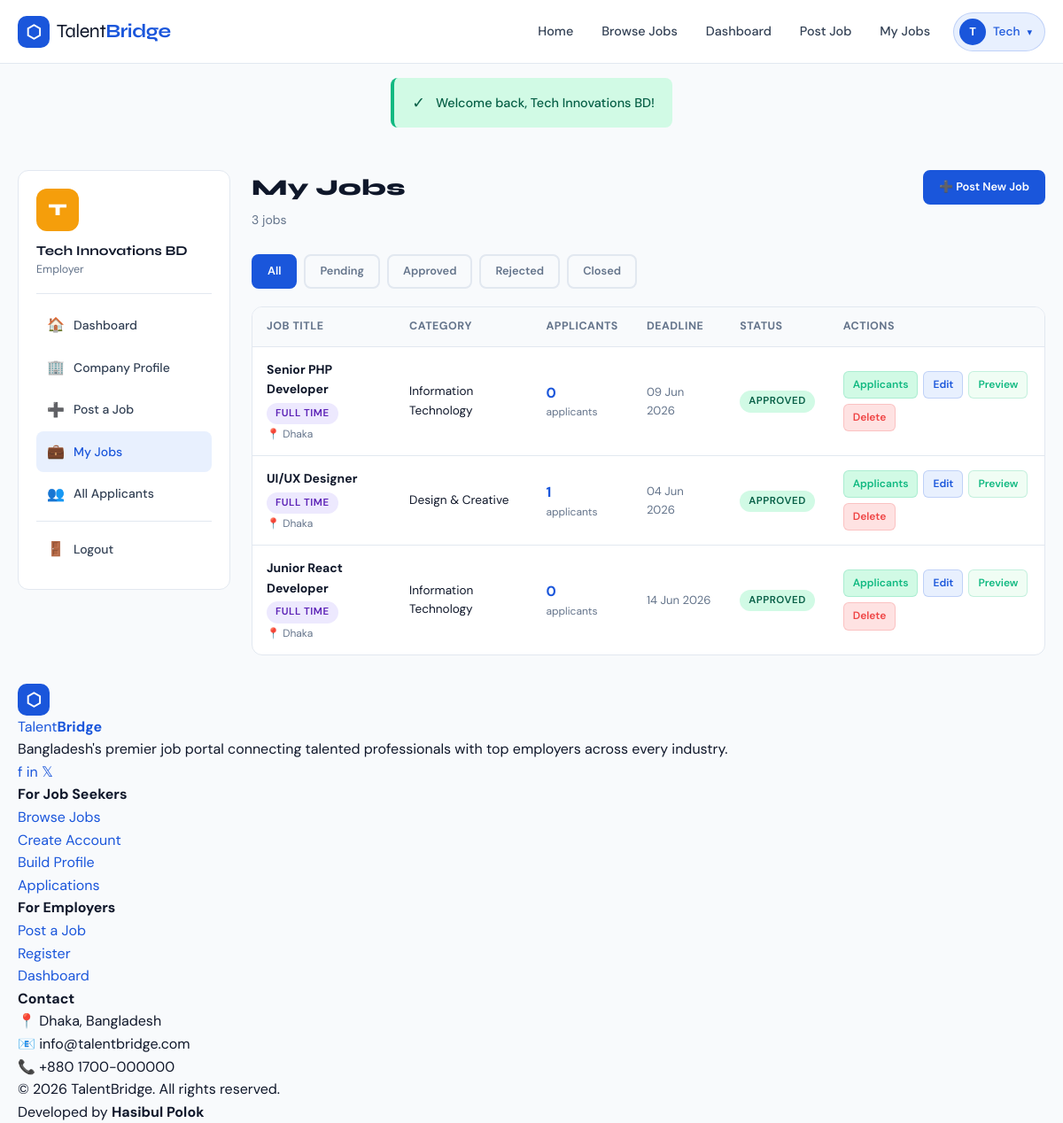
Page /employer/jobs.php (signed in) on the committed database.
### tables this page shows
CREATE TABLE jobs (
    id               INT AUTO_INCREMENT PRIMARY KEY,
    employer_id      INT          NOT NULL,
    company_id       INT          NOT NULL,
    category_id      INT          NOT NULL,
    title            VARCHAR(200) NOT NULL,
    slug             VARCHAR(250) NOT NULL UNIQUE,
    description      LONGTEXT     NOT NULL,
    requirements     TEXT,
    responsibilities TEXT,
    type             ENUM('full-time','part-time','remote','contract','internship','freelance') DEFAULT 'full-time',
    location         VARCHAR(200),
    city             VARCHAR(100),
    salary_min       DECIMAL(10,2),
    salary_max       DECIMAL(10,2),
    salary_type      ENUM('monthly','yearly','hourly','negotiable') DEFAULT 'monthly',
    experience_level ENUM('entry','mid','senior','lead','executive') DEFAULT 'entry',
    education_level  VARCHAR(100),
    skills_required  TEXT,
    deadline         DATE,
    status           ENUM('pending','approved','rejected','closed','draft') DEFAULT 'pending',
    is_featured      TINYINT(1)   DEFAULT 0,
    views            INT          DEFAULT 0,
    created_at       TIMESTAMP    DEFAULT CURRENT_TIMESTAMP,
    updated_at       TIMESTAMP    DEFAULT CURRENT_TIMESTAMP ON UPDATE CURRENT_TIMESTAMP,
    FOREIGN KEY (employer_id)  REFERENCES users(id)      ON DELETE CASCADE,
    FOREIGN KEY (company_id)   REFERENCES companies(id)  ON DELETE CASCADE,
    FOREIGN KEY (category_id)  REFERENCES categories(id) ON DELETE CASCADE
);

CREATE TABLE categories (
    id         INT AUTO_INCREMENT PRIMARY KEY,
    name       VARCHAR(100) NOT NULL,
    slug       VARCHAR(100) NOT NULL UNIQUE,
    icon       VARCHAR(50)  DEFAULT 'briefcase',
    created_at TIMESTAMP    DEFAULT CURRENT_TIMESTAMP
);

### config/db.php (called while the page is built, shortened)
<?php
function getDB() {
    static $pdo = null;
    if ($pdo === null) {
        try {
            $dsn = "mysql:host=" . DB_HOST . ";dbname=" . DB_NAME . ";charset=utf8mb4";
            $options = [
                PDO::ATTR_ERRMODE            => PDO::ERRMODE_EXCEPTION,
                PDO::ATTR_DEFAULT_FETCH_MODE => PDO::FETCH_ASSOC,
                PDO::ATTR_EMULATE_PREPARES   => false,
            ];
            $pdo = new PDO($dsn, DB_USER, DB_PASS, $options);
        } catch (PDOException $e) {
            die('<div style="font-family:sans-serif;padding:20px;background:#fee;border:1px solid #f00;margin:20px;">
                <h3>Database Connection Error</h3>
                <p>Could not connect to the database. Please check your configuration in <code>config/db.php</code></p>
                <p>Error: ' . htmlspecialchars($e->getMessage()) . '</p>
            </div>');
        }
    }
    return $pdo;
}
?>

### employer/jobs.php (the view, shortened to what this page needs)
<?php
require_once '../config/db.php';
require_once '../includes/functions.php';
$pdo    = getDB();
$userId = $_SESSION['user_id'];
$page    = max(1, intval($_GET['page'] ?? 1));
$perPage = 10;
$statusFilter = $_GET['status'] ?? '';
$where  = ["j.employer_id = ?"];
$params = [$userId];
$whereClause = implode(' AND ', $where);
$countStmt = $pdo->prepare("SELECT COUNT(*) FROM jobs j WHERE $whereClause");
$countStmt->execute($params);
$total      = $countStmt->fetchColumn();
$offset     = ($page - 1) * $perPage;
$stmt = $pdo->prepare("
    SELECT j.*, cat.name AS category_name,
           (SELECT COUNT(*) FROM applications WHERE job_id = j.id) AS app_count
    FROM jobs j
    JOIN categories cat ON j.category_id = cat.id
    WHERE $whereClause
    ORDER BY j.created_at DESC
    LIMIT $perPage OFFSET $offset
");
$stmt->execute($params);
$jobs = $stmt->fetchAll();
$csrf = generateCSRF();
?>
<!DOCTYPE html>
<html lang="en">
<head>
    <link rel="stylesheet" href="<?= BASE_URL ?>/assets/css/style.css">
</head>
<body>
<?php require_once '../includes/header.php'; ?>
<div class="container">
    <div class="dashboard">
        <div class="sidebar">
            <div class="sidebar-header">
                <?php
                $sidebarLogoStmt = getDB()->prepare("SELECT logo FROM companies WHERE user_id = ?");
                $sidebarLogoStmt->execute([$_SESSION['user_id']]);
                $sidebarLogoFile = $sidebarLogoStmt->fetchColumn();
                $sidebarLogoUrl  = getLogoUrl($sidebarLogoFile ?: null);
                if ($sidebarLogoUrl): ?>
                    <img src="<?= e($sidebarLogoUrl) ?>" alt="Logo"
                         style="width:48px;height:48px;border-radius:12px;object-fit:cover;margin-bottom:10px;border:2px solid var(--border);">
                <?php else: ?>
                    <div style="width:48px;height:48px;background:var(--secondary);color:white;border-radius:12px;display:flex;align-items:center;justify-content:center;font-family:var(--font-display);font-weight:800;font-size:1.2rem;margin-bottom:10px;">
                        <?= strtoupper(substr($_SESSION['user']['name'], 0, 1)) ?>
                    </div>
                <?php endif; ?>
                <div class="sidebar-user-name"><?= e($_SESSION['user']['name']) ?></div>
                <div class="sidebar-user-role">Employer</div>
            </div>
            <nav class="sidebar-nav">
                <a href="<?= BASE_URL ?>/employer/dashboard.php"><span class="nav-icon">🏠</span> Dashboard</a>
                <a href="<?= BASE_URL ?>/employer/company.php"><span class="nav-icon">🏢</span> Company Profile</a>
                <a href="<?= BASE_URL ?>/employer/post-job.php"><span class="nav-icon">➕</span> Post a Job</a>
                <a href="<?= BASE_URL ?>/employer/jobs.php" class="active"><span class="nav-icon">💼</span> My Jobs</a>
                <a href="<?= BASE_URL ?>/employer/applicants.php"><span class="nav-icon">👥</span> All Applicants</a>
                <hr style="border:none;border-top:1px solid var(--border);margin:8px 0;">
                <a href="<?= BASE_URL ?>/auth/logout.php"><span class="nav-icon">🚪</span> Logout</a>
            </nav>
        </div>
        <div class="dash-content">
            <div class="dash-header" style="display:flex;justify-content:space-between;align-items:flex-start;flex-wrap:wrap;gap:12px;">
                <div>
                    <h1 class="dash-title">My Jobs</h1>
                    <p class="dash-subtitle"><?= number_format($total) ?> job<?= $total != 1 ? 's' : '' ?></p>
                </div>
                <a href="<?= BASE_URL ?>/employer/post-job.php" class="btn btn-primary btn-sm">➕ Post New Job</a>
            </div>
            <div style="display:flex;gap:8px;flex-wrap:wrap;margin-bottom:20px;">
                <?php foreach (['' => 'All', 'pending' => 'Pending', 'approved' => 'Approved', 'rejected' => 'Rejected', 'closed' => 'Closed'] as $val => $label): ?>
                <a href="<?= BASE_URL ?>/employer/jobs.php<?= $val ? '?status=' . $val : '' ?>"
                   class="btn btn-sm <?= $statusFilter === $val ? 'btn-primary' : 'btn-ghost' ?>"><?= $label ?></a>
                <?php endforeach; ?>
            </div>
            <div class="table-wrap">
                <?php if ($jobs): ?>
                <table>
                    <thead>
                        <tr>
                            <th>Job Title</th>
                            <th>Category</th>
                            <th>Applicants</th>
                            <th>Deadline</th>
                            <th>Status</th>
                            <th>Actions</th>
                        </tr>
                    </thead>
                    <tbody>
                        <?php foreach ($jobs as $job): ?>
                        <tr>
                            <td>
                                <strong><?= e($job['title']) ?></strong>
                                <br><span class="badge badge-type" style="margin-top:4px;"><?= jobTypeLabel($job['type']) ?></span>
                                <span style="font-size:0.75rem;color:var(--mid);display:block;margin-top:2px;">📍 <?= e($job['city']) ?></span>
                            </td>
                            <td style="font-size:0.85rem;"><?= e($job['category_name']) ?></td>
                            <td>
                                <a href="<?= BASE_URL ?>/employer/applicants.php?job_id=<?= $job['id'] ?>"
                                   style="font-weight:700;color:var(--primary);font-size:1rem;"><?= $job['app_count'] ?></a>
                                <span style="font-size:0.75rem;color:var(--mid);display:block;">applicants</span>
                            </td>
                            <td style="font-size:0.82rem;" class="<?= isDeadlinePassed($job['deadline']) ? 'text-danger' : 'text-muted' ?>">
                                <?= formatDate($job['deadline']) ?>
                            </td>
                            <td><?= statusBadge($job['status']) ?></td>
                            <td>
                                <div class="table-actions">
                                    <a href="<?= BASE_URL ?>/employer/applicants.php?job_id=<?= $job['id'] ?>" class="action-btn view">Applicants</a>
                                    <a href="<?= BASE_URL ?>/employer/edit-job.php?id=<?= $job['id'] ?>" class="action-btn edit">Edit</a>
                                    <a href="<?= BASE_URL ?>/job.php?id=<?= $job['id'] ?>" target="_blank" class="action-btn view" style="background:#f0fdf4;color:var(--success);">Preview</a>
                                    <a href="<?= BASE_URL ?>/employer/jobs.php?delete=<?= $job['id'] ?>&csrf=<?= $csrf ?>"
                                       class="action-btn delete"
                                       data-confirm="Are you sure you want to delete this job? All applications will also be deleted.">Delete</a>
                                </div>
                            </td>
                        </tr>
                        <?php endforeach; ?>
                    </tbody>
                </table>
                <?php endif; ?>
            </div>
        </div>
    </div>
</div>
<?php require_once '../includes/footer.php'; ?>
</body>
</html>

### includes/functions.php (shortened to what this page needs)
<?php
function e($string) {
    return htmlspecialchars($string ?? '', ENT_QUOTES, 'UTF-8');
}
function getFlash() {
    if (isset($_SESSION['flash'])) {
        $flash = $_SESSION['flash'];
        return $flash;
    }
    return null;
}
function displayFlash() {
    $flash = getFlash();
    if ($flash) {
        $type = $flash['type'];
        $msg = e($flash['message']);
        $icons = ['success' => '✓', 'error' => '✕', 'warning' => '⚠', 'info' => 'ℹ'];
        $icon = $icons[$type] ?? 'ℹ';
        echo "<div class='flash flash-{$type}'><span class='flash-icon'>{$icon}</span>{$msg}</div>";
    }
}
function formatDate($date, $format = 'd M Y') {
    return date($format, strtotime($date));
}
function getLogoUrl($logoFile) {
    return null;
}
function generateCSRF() {
    return $_SESSION['csrf_token'];
}
function statusBadge($status) {
    $colors = [
        'pending'     => 'badge-warning',
        'approved'    => 'badge-success',
        'rejected'    => 'badge-danger',
        'active'      => 'badge-success',
        'closed'      => 'badge-secondary',
        'draft'       => 'badge-secondary',
        'reviewed'    => 'badge-info',
        'shortlisted' => 'badge-primary',
        'interviewed' => 'badge-info',
        'hired'       => 'badge-success',
    ];
    $class = $colors[$status] ?? 'badge-secondary';
    return '<span class="badge ' . $class . '">' . ucfirst($status) . '</span>';
}
function jobTypeLabel($type) {
    $labels = [
        'full-time'  => 'Full Time',
        'part-time'  => 'Part Time',
        'remote'     => 'Remote',
        'contract'   => 'Contract',
        'internship' => 'Internship',
        'freelance'  => 'Freelance',
    ];
    return $labels[$type] ?? ucfirst($type);
}
function isDeadlinePassed($deadline) {
    return strtotime($deadline) < time();
}
?>

### rows in the picture
jobs: title "Senior PHP Developer", type "FULL TIME", city "Dhaka", category.name "Information Technology", app_count "0", deadline "09 Jun 2026", status "APPROVED"
jobs: title "UI/UX Designer", type "FULL TIME", city "Dhaka", category.name "Design & Creative", app_count "1", deadline "04 Jun 2026", status "APPROVED"
jobs: title "Junior React Developer", type "FULL TIME", city "Dhaka", category.name "Information Technology", app_count "0", deadline "14 Jun 2026", status "APPROVED"

### other values in the picture
substr($currentUser['name'] ?? 'U', 0, 1) "T"
explode(' ', $currentUser['name'] ?? 'User')[0] "Tech"
$icon "✓"
$msg "Welcome back, Tech Innovations BD!"
substr($_SESSION['user']['name'], 0, 1) "T"
$_SESSION['user']['name'] "Tech Innovations BD"
$total "3"
$label "All"
$label "Pending"
$label "Approved"
$label "Rejected"
$label "Closed"
